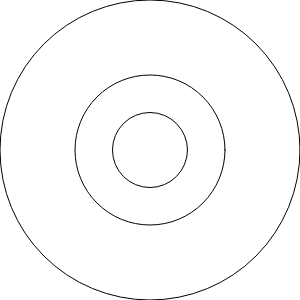
Frame 1 (no input)
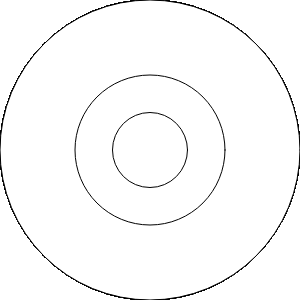
Frame 60 (no input)
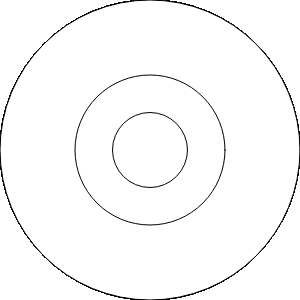
Frame 120 (the mouse pressed at the canvas centre since frame 60)

The p5.js sketch that drew these frames (run headless with seeded random() and noise() and a simulated clock; from frame 60 on, the mouse is pressed at the canvas centre):

// p5.js sketch
// ── sketch.js
const WIDTH = 300;
const HEIGHT = WIDTH;
const DIAMETER = WIDTH;
const X = WIDTH / 2;
const Y = HEIGHT / 2;

function setup() {
    createCanvas(WIDTH, HEIGHT);
}

function draw() {
    ellipse(X, Y, DIAMETER);
    ellipse(X, Y, (DIAMETER / 2));
    ellipse(X, Y, (DIAMETER / 4));
}

// ── app.js
window.onload = () => {
    'use strict';

    // Retrieve a reference to the <body> element, assigning it to the body variable.
    let body = document.getElementsByTagName(`body`)[0];

    // Create a new <p> element.
    let p = document.createElement(`p`);

    // Create a text node.
    let content = document.createTextNode(`hello, world`);

    p.appendChild(content);
    body.appendChild(p);
};
